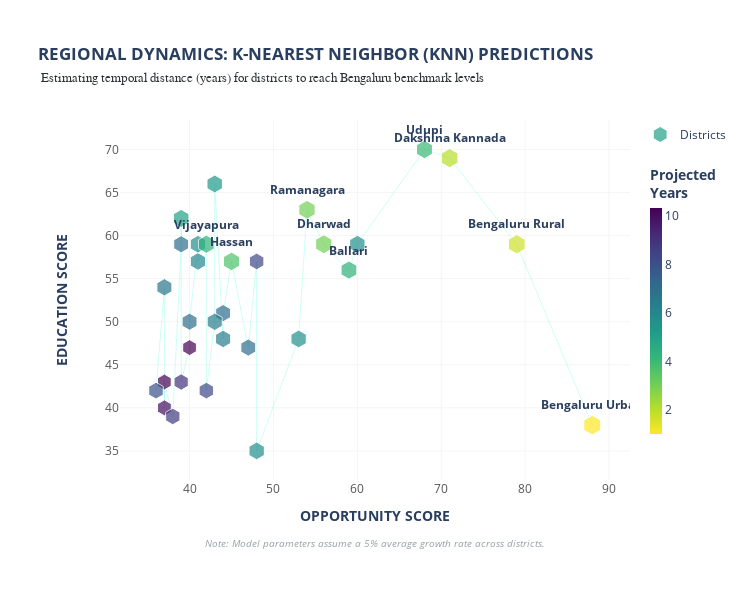

The code cell stored with this chart in its notebook:
### Code cell
import pandas as pd
import numpy as np
import plotly.graph_objects as go
from sklearn.neighbors import KNeighborsRegressor
import json
import plotly.utils


# --- 1. DATA PREPARATION ---
df = pd.read_csv('data/karnataka_complete_scorecard.csv')

def vectorize_metric(val):
    if pd.isna(val) or val == 'N/A' or val == '': return 0.0
    val = str(val).upper().replace(',', '').replace('%', '').strip()
    # Handle Magnitude (Lakhs, Thousands, Millions)
    multiplier = 100000.0 if 'L' in val else 1000.0 if 'K' in val else 1000000.0 if 'M' in val else 1.0
    numeric_part = ''.join(c for c in val if c.isdigit() or c == '.')
    try: return float(numeric_part) * multiplier if numeric_part else 0.0
    except: return 0.0

# Define Vector Dimensions
knn_dims = ['Opportunity', 'Workforce', 'Education', 'Readiness and Skills']

for col in list(set(knn_dims)):
    df[col] = df[col].apply(vectorize_metric)

# --- 2. KNN CONVERGENCE ENGINE ---
BENGALURU_EQ = 62
GROWTH = 0.05

def calc_convergence(row):
    mag = row[knn_dims].mean()
    if mag >= BENGALURU_EQ: return 0
    y = 0
    while mag < BENGALURU_EQ and y < 50:
        y += 1; mag *= (1 + GROWTH)
    return y

df['Target_Years'] = df.apply(calc_convergence, axis=1)
knn = KNeighborsRegressor(n_neighbors=3).fit(df[knn_dims], df['Target_Years'])
df['KNN_Projected_Years'] = knn.predict(df[knn_dims])

# --- 4. PRO KNN CHART (Geometric Mesh) ---
df_sorted = df.sort_values('Opportunity')
fig_knn = go.Figure()

# Background Mesh Line
fig_knn.add_trace(go.Scatter(
    x=df_sorted['Opportunity'], y=df_sorted['Education'], mode='lines',
    line=dict(color='rgba(0, 255, 204, 0.2)', width=1), hoverinfo='none', showlegend=False
))

# GENERATE SPECIALIZED HOVER LABELS
hover_labels = [
    f"<b>{row['District']}</b><br>" +
    f"Opportunity score: {row['Opportunity']:,.0f}<br>" +
    f"Education score: {row['Education']:,.0f}<br>" +
    f"<b>Years to reach Bengaluru Urban: {row['KNN_Projected_Years']:.1f} yrs</b>"
    for _, row in df.iterrows()
]

# Hexagonal Nodes
fig_knn.add_trace(go.Scatter(
    x=df['Opportunity'], y=df['Education'], mode='markers+text',
    hovertext=hover_labels, # The integrated convergence metric
    hoverinfo='text',
    marker=dict(
        size=(50 - df['KNN_Projected_Years'])*0.4, color=df['KNN_Projected_Years'],
        colorscale='Viridis', reversescale=True, symbol='hexagon',
        line=dict(width=1, color='white'),
        colorbar=dict(
            title="<b>Projected<br>Years</b>",
            thickness=12,      # Thinner bar
            len=0.8,           # Reduced height (40% of canvas)
            y=0.5,             # Centered vertically
            yanchor='middle',
            outlinewidth=0
        )
    ),
    text=[f"<b>{d}</b>" if y < 5 else "" for d, y in zip(df['District'], df['KNN_Projected_Years'])],
    textposition="top center", name='Districts'
))

fig_knn.update_layout(
    height=600, # Increases the vertical footprint
    width=750,
    title=dict(text = ("<b>REGIONAL DYNAMICS: K-NEAREST NEIGHBOR (KNN) PREDICTIONS</b><br>"
            "<span style='font-size:13px; color:#2d3436; font-family:Arial;'> "
            "Estimating temporal distance (years) for districts to reach Bengaluru benchmark levels</span><br>"
            "<span style='font-size:11px; color:#7f8c8d; font-family:monospace;'> "))
    ,
    xaxis=dict(title="<b>OPPORTUNITY SCORE</b><br> ", gridcolor="#f5f5f5", showline=False, tickfont=dict(color="#555555")),
    yaxis=dict(title="<b>EDUCATION SCORE</b><br> ", gridcolor="#f5f5f5", showline=False, tickfont=dict(color="#555555")),
    template='plotly_white', margin=dict(t=120, l=120, r=120, b=120),
    annotations=[
        dict(
            x=0.5, y=-0.2,
            xref="paper", yref="paper",
            text="<i>Note: Model parameters assume a 5% average growth rate across districts.</i>",
            showarrow=False,
            font=dict(size=10, color="#95a5a6"),
            align="center"
        )
    ]
)

fig_knn.show()

### Figure 1 — Plotly figure (JSON) as saved in the notebook; plotly's stock layout.template omitted (floating-point values rounded to 4 significant figures)
{"data": [{"hoverinfo": "none", "line": {"color": "rgba(0, 255, 204, 0.2)", "width": 1}, "mode": "lines", "showlegend": false, "type": "scatter", "x": [36.0, 37.0, 37.0, 37.0, 38.0, 39.0, 39.0, 39.0, 40.0, 40.0, 41.0, 41.0, 42.0, 42.0, 43.0, 43.0, 44.0, 44.0, 45.0, 47.0, 48.0, 48.0, 53.0, 54.0, 56.0, 59.0, 60.0, 68.0, 71.0, 79.0, 88.0], "y": [42.0, 54.0, 40.0, 43.0, 39.0, 59.0, 62.0, 43.0, 47.0, 50.0, 59.0, 57.0, 59.0, 42.0, 50.0, 66.0, 48.0, 51.0, 57.0, 47.0, 57.0, 35.0, 48.0, 63.0, 59.0, 56.0, 59.0, 70.0, 69.0, 59.0, 38.0]}, {"hoverinfo": "text", "hovertext": ["<b>Bagalkot</b><br>Opportunity score: 39<br>Education score: 62<br><b>Years to reach Bengaluru Urban: 5.0 yrs</b>", "<b>Ballari</b><br>Opportunity score: 59<br>Education score: 56<br><b>Years to reach Bengaluru Urban: 4.3 yrs</b>", "<b>Belagavi</b><br>Opportunity score: 41<br>Education score: 57<br><b>Years to reach Bengaluru Urban: 6.0 yrs</b>", "<b>Bengaluru Rural</b><br>Opportunity score: 79<br>Education score: 59<br><b>Years to reach Bengaluru Urban: 1.7 yrs</b>", "<b>Bengaluru Urban</b><br>Opportunity score: 88<br>Education score: 38<br><b>Years to reach Bengaluru Urban: 1.0 yrs</b>", "<b>Bidar</b><br>Opportunity score: 37<br>Education score: 43<br><b>Years to reach Bengaluru Urban: 10.3 yrs</b>", "<b>Chamarajanagar</b><br>Opportunity score: 37<br>Education score: 40<br><b>Years to reach Bengaluru Urban: 10.0 yrs</b>", "<b>Chikballapur</b><br>Opportunity score: 38<br>Education score: 39<br><b>Years to reach Bengaluru Urban: 8.7 yrs</b>", "<b>Chikkamagaluru</b><br>Opportunity score: 44<br>Education score: 48<br><b>Years to reach Bengaluru Urban: 6.3 yrs</b>", "<b>Chitradurga</b><br>Opportunity score: 40<br>Education score: 47<br><b>Years to reach Bengaluru Urban: 10.3 yrs</b>", "<b>Dakshina Kannada</b><br>Opportunity score: 71<br>Education score: 69<br><b>Years to reach Bengaluru Urban: 2.0 yrs</b>", "<b>Davangere</b><br>Opportunity score: 44<br>Education score: 51<br><b>Years to reach Bengaluru Urban: 7.0 yrs</b>", "<b>Dharwad</b><br>Opportunity score: 56<br>Education score: 59<br><b>Years to reach Bengaluru Urban: 3.0 yrs</b>", "<b>Gadag</b><br>Opportunity score: 37<br>Education score: 54<br><b>Years to reach Bengaluru Urban: 6.7 yrs</b>", "<b>Hassan</b><br>Opportunity score: 45<br>Education score: 57<br><b>Years to reach Bengaluru Urban: 3.7 yrs</b>", "<b>Haveri</b><br>Opportunity score: 39<br>Education score: 43<br><b>Years to reach Bengaluru Urban: 9.0 yrs</b>", "<b>Kalaburagi</b><br>Opportunity score: 42<br>Education score: 42<br><b>Years to reach Bengaluru Urban: 8.3 yrs</b>", "<b>Kodagu</b><br>Opportunity score: 60<br>Education score: 59<br><b>Years to reach Bengaluru Urban: 5.7 yrs</b>", "<b>Kolar</b><br>Opportunity score: 48<br>Education score: 35<br><b>Years to reach Bengaluru Urban: 5.7 yrs</b>", "<b>Koppal</b><br>Opportunity score: 43<br>Education score: 66<br><b>Years to reach Bengaluru Urban: 5.3 yrs</b>", "<b>Mandya</b><br>Opportunity score: 40<br>Education score: 50<br><b>Years to reach Bengaluru Urban: 7.0 yrs</b>", "<b>Mysuru</b><br>Opportunity score: 53<br>Education score: 48<br><b>Years to reach Bengaluru Urban: 5.7 yrs</b>", "<b>Raichur</b><br>Opportunity score: 48<br>Education score: 57<br><b>Years to reach Bengaluru Urban: 8.3 yrs</b>", "<b>Ramanagara</b><br>Opportunity score: 54<br>Education score: 63<br><b>Years to reach Bengaluru Urban: 3.0 yrs</b>", "<b>Shivamogga</b><br>Opportunity score: 47<br>Education score: 47<br><b>Years to reach Bengaluru Urban: 7.0 yrs</b>", "<b>Tumakuru</b><br>Opportunity score: 43<br>Education score: 50<br><b>Years to reach Bengaluru Urban: 6.3 yrs</b>", "<b>Udupi</b><br>Opportunity score: 68<br>Education score: 70<br><b>Years to reach Bengaluru Urban: 4.0 yrs</b>", "<b>Uttara Kannada</b><br>Opportunity score: 39<br>Education score: 59<br><b>Years to reach Bengaluru Urban: 7.0 yrs</b>", "<b>Vijayanagara</b><br>Opportunity score: 41<br>Education score: 59<br><b>Years to reach Bengaluru Urban: 5.7 yrs</b>", "<b>Vijayapura</b><br>Opportunity score: 42<br>Education score: 59<br><b>Years to reach Bengaluru Urban: 4.3 yrs</b>", "<b>Yadgir</b><br>Opportunity score: 36<br>Education score: 42<br><b>Years to reach Bengaluru Urban: 8.0 yrs</b>"], "marker": {"color": [5.0, 4.333, 6.0, 1.667, 1.0, 10.33, 10.0, 8.667, 6.333, 10.33, 2.0, 7.0, 3.0, 6.667, 3.667, 9.0, 8.333, 5.667, 5.667, 5.333, 7.0, 5.667, 8.333, 3.0, 7.0, 6.333, 4.0, 7.0, 5.667, 4.333, 8.0], "colorbar": {"len": 0.8, "outlinewidth": 0, "thickness": 12, "title": {"text": "<b>Projected<br>Years</b>"}, "y": 0.5, "yanchor": "middle"}, "colorscale": [[0, "#440154"], [0.1111, "#482878"], [0.2222, "#3e4989"], [0.3333, "#31688e"], [0.4444, "#26828e"], [0.5556, "#1f9e89"], [0.6667, "#35b779"], [0.7778, "#6ece58"], [0.8889, "#b5de2b"], [1, "#fde725"]], "line": {"color": "white", "width": 1}, "reversescale": true, "size": [18.0, 18.27, 17.6, 19.33, 19.6, 15.87, 16.0, 16.53, 17.47, 15.87, 19.2, 17.2, 18.8, 17.33, 18.53, 16.4, 16.67, 17.73, 17.73, 17.87, 17.2, 17.73, 16.67, 18.8, 17.2, 17.47, 18.4, 17.2, 17.73, 18.27, 16.8], "symbol": "hexagon"}, "mode": "markers+text", "name": "Districts", "text": ["", "<b>Ballari</b>", "", "<b>Bengaluru Rural</b>", "<b>Bengaluru Urban</b>", "", "", "", "", "", "<b>Dakshina Kannada</b>", "", "<b>Dharwad</b>", "", "<b>Hassan</b>", "", "", "", "", "", "", "", "", "<b>Ramanagara</b>", "", "", "<b>Udupi</b>", "", "", "<b>Vijayapura</b>", ""], "textposition": "top center", "type": "scatter", "x": [39.0, 59.0, 41.0, 79.0, 88.0, 37.0, 37.0, 38.0, 44.0, 40.0, 71.0, 44.0, 56.0, 37.0, 45.0, 39.0, 42.0, 60.0, 48.0, 43.0, 40.0, 53.0, 48.0, 54.0, 47.0, 43.0, 68.0, 39.0, 41.0, 42.0, 36.0], "y": [62.0, 56.0, 57.0, 59.0, 38.0, 43.0, 40.0, 39.0, 48.0, 47.0, 69.0, 51.0, 59.0, 54.0, 57.0, 43.0, 42.0, 59.0, 35.0, 66.0, 50.0, 48.0, 57.0, 63.0, 47.0, 50.0, 70.0, 59.0, 59.0, 59.0, 42.0]}], "layout": {"annotations": [{"align": "center", "font": {"color": "#95a5a6", "size": 10}, "showarrow": false, "text": "<i>Note: Model parameters assume a 5% average growth rate across districts.</i>", "x": 0.5, "xref": "paper", "y": -0.2, "yref": "paper"}], "height": 600, "margin": {"b": 120, "l": 120, "r": 120, "t": 120}, "title": {"text": "<b>REGIONAL DYNAMICS: K-NEAREST NEIGHBOR (KNN) PREDICTIONS</b><br><span style='font-size:13px; color:#2d3436; font-family:Arial;'> Estimating temporal distance (years) for districts to reach Bengaluru benchmark levels</span><br><span style='font-size:11px; color:#7f8c8d; font-family:monospace;'> "}, "width": 750, "xaxis": {"gridcolor": "#f5f5f5", "showline": false, "tickfont": {"color": "#555555"}, "title": {"text": "<b>OPPORTUNITY SCORE</b><br> "}}, "yaxis": {"gridcolor": "#f5f5f5", "showline": false, "tickfont": {"color": "#555555"}, "title": {"text": "<b>EDUCATION SCORE</b><br> "}}}}
